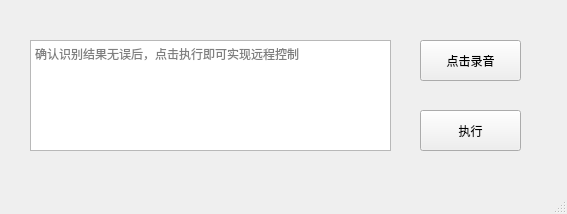
<?xml version="1.0" encoding="UTF-8"?>
<ui version="4.0">
 <class>mainWindow</class>
 <widget class="QMainWindow" name="mainWindow">
  <property name="geometry">
   <rect>
    <x>0</x>
    <y>0</y>
    <width>567</width>
    <height>214</height>
   </rect>
  </property>
  <property name="windowTitle">
   <string>MainWindow</string>
  </property>
  <widget class="QWidget" name="centralwidget">
   <widget class="QPushButton" name="pushButton">
    <property name="geometry">
     <rect>
      <x>420</x>
      <y>40</y>
      <width>101</width>
      <height>41</height>
     </rect>
    </property>
    <property name="text">
     <string>点击录音</string>
    </property>
   </widget>
   <widget class="QPushButton" name="pushButton_2">
    <property name="geometry">
     <rect>
      <x>420</x>
      <y>110</y>
      <width>101</width>
      <height>41</height>
     </rect>
    </property>
    <property name="text">
     <string>执行</string>
    </property>
   </widget>
   <widget class="QTextEdit" name="textEdit">
    <property name="geometry">
     <rect>
      <x>30</x>
      <y>40</y>
      <width>361</width>
      <height>111</height>
     </rect>
    </property>
    <property name="placeholderText">
     <string>确认识别结果无误后，点击执行即可实现远程控制</string>
    </property>
   </widget>
  </widget>
  <widget class="QMenuBar" name="menubar">
   <property name="geometry">
    <rect>
     <x>0</x>
     <y>0</y>
     <width>567</width>
     <height>22</height>
    </rect>
   </property>
  </widget>
  <widget class="QStatusBar" name="statusbar"/>
 </widget>
 <resources/>
 <connections/>
</ui>
